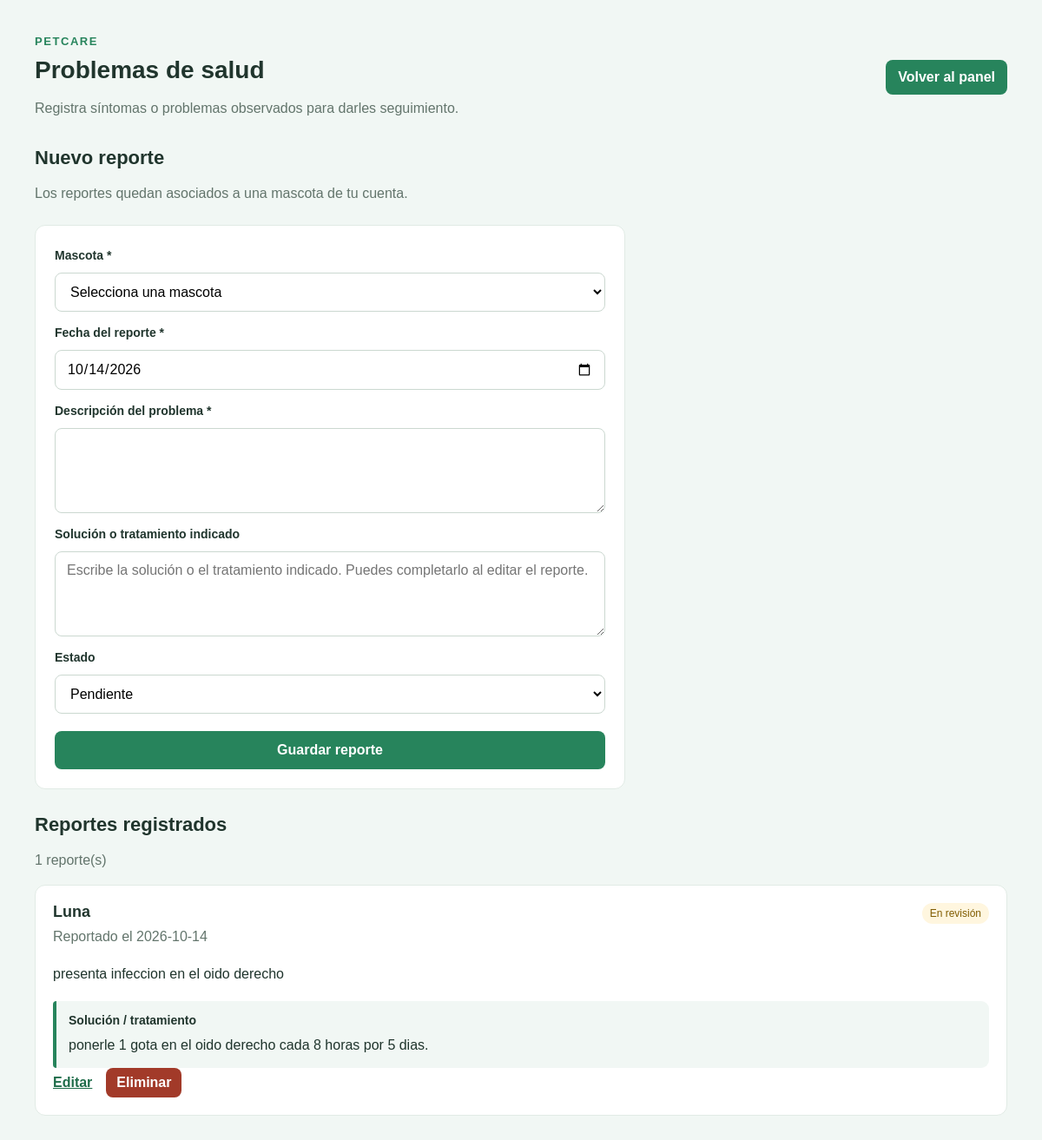
Screenshot of /respaldo_2026-10-11/PetCa/problemas.php (signed in) with the database file from the repository.
### tables this page shows
CREATE TABLE `health_problems` (
  `id` bigint(20) unsigned NOT NULL AUTO_INCREMENT,
  `user_id` bigint(20) unsigned NOT NULL,
  `pet_id` bigint(20) unsigned NOT NULL,
  `reported_at` date NOT NULL,
  `description` text NOT NULL,
  `solution` text DEFAULT NULL,
  `status` varchar(20) NOT NULL DEFAULT 'pending',
  PRIMARY KEY (`id`),
  KEY `idx_health_problems_user_pet` (`user_id`,`pet_id`),
  KEY `idx_health_problems_user_status` (`user_id`,`status`),
  CONSTRAINT `fk_health_problems_pet_owner` FOREIGN KEY (`user_id`, `pet_id`) REFERENCES `pets` (`user_id`, `id`) ON DELETE CASCADE,
  CONSTRAINT `fk_health_problems_user` FOREIGN KEY (`user_id`) REFERENCES `users` (`id`) ON DELETE CASCADE
);

CREATE TABLE IF NOT EXISTS pets (
  id BIGINT UNSIGNED NOT NULL AUTO_INCREMENT,
  user_id BIGINT UNSIGNED NOT NULL,
  name VARCHAR(150) NOT NULL,
  `type` VARCHAR(80) NOT NULL,
  breed VARCHAR(120) NULL,
  birth_date DATE NULL,
  gender VARCHAR(30) NULL,
  photo VARCHAR(2048) NULL,
  notes TEXT NULL,
  PRIMARY KEY (id),
  UNIQUE KEY uq_pets_user_id_id (user_id, id),
  CONSTRAINT fk_pets_user
    FOREIGN KEY (user_id) REFERENCES users (id)
    ON DELETE CASCADE
);

### respaldo_2026-10-11/PetCa/auth.php (called while the page is built, shortened)
<?php
function e(string $value): string
{
    return htmlspecialchars($value, ENT_QUOTES | ENT_SUBSTITUTE, 'UTF-8');
}

### respaldo_2026-10-11/PetCa/problemas.php (the view, shortened to what this page needs)
<?php
require_once __DIR__ . '/auth.php';
$userId = (int) $_SESSION['user_id'];
$form = [
    'pet_id' => '',
    'reported_at' => date('Y-m-d'),
    'description' => '',
    'solution' => '',
    'status' => 'pending',
];
$petsStatement = $pdo->prepare('SELECT id, name FROM pets WHERE user_id = :user_id ORDER BY name');
$petsStatement->execute(['user_id' => $userId]);
$pets = $petsStatement->fetchAll();
$editingProblem = null;
$problemStatement = $pdo->prepare(
    'SELECT health_problems.id, health_problems.pet_id, health_problems.reported_at,
            health_problems.description, health_problems.solution,
            health_problems.status, pets.name AS pet_name
     FROM health_problems
     INNER JOIN pets ON pets.id = health_problems.pet_id
                   AND pets.user_id = health_problems.user_id
     WHERE health_problems.user_id = :user_id
     ORDER BY health_problems.reported_at DESC, health_problems.id DESC'
);
$problemStatement->execute(['user_id' => $userId]);
$problems = $problemStatement->fetchAll();
$statusLabels = [
    'pending' => 'Pendiente',
    'in_review' => 'En revisión',
    'resolved' => 'Resuelto',
];
?>
<!doctype html>
<html lang="es">
<head>
    <link rel="stylesheet" href="style.css">
</head>
<body class="app-body">
    <main class="app-shell">
        <header class="topbar">
            <div>
                <p class="eyebrow">PETCARE</p>
                <h1>Problemas de salud</h1>
                <p class="muted">Registra síntomas o problemas observados para darles seguimiento.</p>
            </div>
            <a class="button-link" href="dashboard.php">Volver al panel</a>
        </header>
        <section class="section">
            <div class="section-heading">
                <div>
                    <h2><?= $editingProblem ? 'Editar reporte' : 'Nuevo reporte' ?></h2>
                    <p class="muted">Los reportes quedan asociados a una mascota de tu cuenta.</p>
                </div>
            </div>
            <?php if ($pets === []): ?>
                <div class="empty-state">
                    <p>Primero registra una mascota para poder asociar un reporte de salud.</p>
                    <a href="mascotas.php">Registrar mascota</a>
                </div>
            <?php else: ?>
                <form class="report-form" method="post" action="problemas.php<?= $editingProblem ? '?edit=' . (int) $editingProblem['id'] : '' ?>">
                    <label for="pet_id">Mascota *</label>
                    <select id="pet_id" name="pet_id" required>
                        <option value="">Selecciona una mascota</option>
                    </select>
                    <label for="reported_at">Fecha del reporte *</label>
                    <input id="reported_at" name="reported_at" type="date" value="<?= e($form['reported_at']) ?>" required>
                    <label for="description">Descripción del problema *</label>
                    <textarea id="description" name="description" rows="4" maxlength="10000" required><?= e($form['description']) ?></textarea>
                    <label for="solution">Solución o tratamiento indicado</label>
                    <textarea id="solution" name="solution" rows="4" maxlength="10000" placeholder="Escribe la solución o el tratamiento indicado. Puedes completarlo al editar el reporte."><?= e($form['solution']) ?></textarea>
                    <label for="status">Estado</label>
                    <select id="status" name="status">
                        <?php foreach ($statusLabels as $value => $label): ?>
                            <option value="<?= e($value) ?>" <?= $form['status'] === $value ? 'selected' : '' ?>><?= e($label) ?></option>
                        <?php endforeach; ?>
                    </select>
                    <button type="submit"><?= $editingProblem ? 'Guardar cambios' : 'Guardar reporte' ?></button>
                </form>
            <?php endif; ?>
        </section>
        <section class="section">
            <div class="section-heading">
                <div>
                    <h2>Reportes registrados</h2>
                    <p class="muted"><?= count($problems) ?> reporte(s)</p>
                </div>
            </div>
            <?php if ($problems === []): ?>
                <div class="empty-state">
                    <p>No hay reportes de salud registrados.</p>
                </div>
            <?php else: ?>
                <div class="card-grid">
                    <?php foreach ($problems as $problem): ?>
                        <article class="item-card">
                            <div class="item-heading">
                                <div>
                                    <h3><?= e($problem['pet_name']) ?></h3>
                                    <p class="muted">Reportado el <?= e($problem['reported_at']) ?></p>
                                </div>
                                <span class="badge status-<?= e($problem['status']) ?>">
                                    <?= e($statusLabels[$problem['status']] ?? $problem['status']) ?>
                                </span>
                            </div>
                            <p class="report-description"><?= nl2br(e($problem['description'])) ?></p>
                            <div class="solution-block">
                                <h4>Solución / tratamiento</h4>
                                <?php if ($problem['solution'] !== null && $problem['solution'] !== ''): ?>
                                    <p><?= nl2br(e($problem['solution'])) ?></p>
                                <?php else: ?>
                                    <p class="muted">Aún no se ha registrado una solución.</p>
                                <?php endif; ?>
                            </div>
                            <div class="report-actions">
                                <a href="problemas.php?edit=<?= (int) $problem['id'] ?>">Editar</a>
                                <form method="post" action="problemas.php" onsubmit="return confirm('¿Eliminar este reporte de salud?');">
                                    <button class="danger" type="submit">Eliminar</button>
                                </form>
                            </div>
                        </article>
                    <?php endforeach; ?>
                </div>
            <?php endif; ?>
        </section>
    </main>
</body>
</html>

### respaldo_2026-10-11/PetCa/style.css (style rules this page uses)
* { box-sizing: border-box; }
body { min-height: 100vh; margin: 0; padding: 24px; display: grid; place-items: center; background: #f1f7f4; color: #20352d; font-family: Arial, Helvetica, sans-serif; }
.app-body { display: block; padding: 40px 24px; }
.app-shell { width: min(100%, 1120px); margin: 0 auto; }
.topbar, .section-heading, .item-heading { display: flex; align-items: center; justify-content: space-between; gap: 20px; }
.topbar { margin-bottom: 32px; }
.topbar h1, .section-heading h2, .item-heading h3 { margin: 0; }
.topbar .muted, .section-heading .muted, .item-heading .muted { margin-bottom: 0; }
.section { margin: 28px 0; }
.section-heading { margin-bottom: 16px; }
.section-heading h2 { font-size: 22px; }
.button-link { display: inline-block; padding: 11px 14px; border-radius: 8px; background: #27845c; color: #fff; text-decoration: none; }
.card-grid { display: grid; grid-template-columns: repeat(auto-fit, minmax(240px, 1fr)); gap: 16px; }
.item-card, .empty-state { padding: 20px; border: 1px solid #e1ebe5; border-radius: 12px; background: #fff; }
.item-heading { align-items: flex-start; }
.item-heading h3 { font-size: 18px; }
.item-heading .muted { margin-top: 6px; }
.badge { display: inline-block; padding: 5px 9px; border-radius: 999px; background: #edf2ef; font-size: 12px; }
.status-in_review { background: #fff6df; color: #805c00; }
.report-form { width: min(100%, 680px); padding: 22px; border: 1px solid #e1ebe5; border-radius: 12px; background: #fff; }
.report-description { margin: 18px 0; line-height: 1.6; overflow-wrap: anywhere; }
.solution-block { padding: 14px; border-left: 4px solid #27845c; border-radius: 4px 9px 9px 4px; background: #f1f7f4; }
.solution-block h4 { margin: 0 0 8px; font-size: 14px; }
.solution-block p { margin: 0; line-height: 1.6; overflow-wrap: anywhere; }
.report-actions { display: flex; align-items: center; gap: 16px; }
.report-actions form { margin: 0; }
.report-actions button { margin: 0; padding: 8px 12px; }
select, textarea { width: 100%; padding: 12px 13px; border: 1px solid #cbd8d0; border-radius: 8px; background: #fff; font: inherit; }
textarea { resize: vertical; }
button.danger { background: #a23a29; }
.eyebrow { margin: 0 0 10px; color: #27845c; font-size: 13px; font-weight: 700; letter-spacing: 0.12em; }
h1 { margin: 0 0 10px; font-size: 28px; }
.muted, .footer-text { color: #63756c; line-height: 1.5; }
form { display: grid; gap: 12px; margin-top: 24px; }
label { margin-top: 4px; font-size: 14px; font-weight: 700; }
input { width: 100%; padding: 12px 13px; border: 1px solid #cbd8d0; border-radius: 8px; font: inherit; }
button { margin-top: 8px; padding: 13px 16px; border: 0; border-radius: 8px; background: #27845c; color: #fff; cursor: pointer; font: inherit; font-weight: 700; }
a { color: #1e6c49; font-weight: 700; }

### rows the page displays
health_problems: pet.name "Luna", reported_at "2026-10-14", status "En revisión", description "presenta infeccion en el oido derecho", solution "ponerle 1 gota en el oido derecho cada 8 horas por 5 dias."

### other values shown
count($problems) "1"
form field status "Pendiente"
